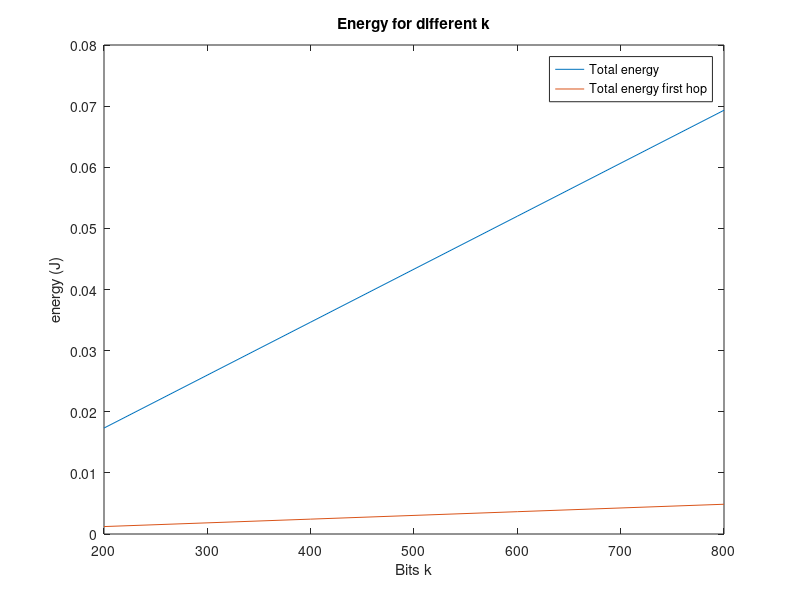

Recreate this plot in MATLAB.
% row -> hops, columns -> distance
dis = [0, 0, 0, 0,0,0,0,0;...
    50,45,55,52, 0,0,0,0;...
    100,90,110,104,95,97,102,105;...
    150,135,165,156,145,148,152,155];
num_hops = 4;
num_nodes = 8;

Eelec = 50*1e-9;
Eda = 0; %5*1e-9;
Eamp = 100*1e-12;
k_all = [25,50,75,100]*8;

trans_energy = zeros(3,8);
rec_energy = zeros(3,8);
tot_energy = zeros(3,8);

toenk = zeros(4,3,8);

average_energy_k = zeros(4,1);
average_energy_first_hop_k = zeros(4,1);
tot_energy_k = zeros(4,1);
tot_energy_fh_k = zeros(4,1);

for ck = 1:4
    k = k_all(ck);
    for hops = num_hops:-1:2
        for nodes = 1:num_nodes
            d = dis(hops,nodes) - dis(hops-1,nodes);
            trans_energy(hops,nodes) = k*(Eelec+Eda+Eamp*d^2); % Etx(k,d)
            rec_energy(hops,nodes) = Eelec*k;
            tot_energy(hops, nodes) = trans_energy(hops,nodes) + rec_energy(hops,nodes);
            toenk(ck,hops,nodes) = tot_energy(hops, nodes);
        end
        k = k*(9-hops);
    end
average_energy_k(ck) = sum(sum(tot_energy))/((num_hops-1)*num_nodes);
average_energy_first_hop_k(ck) = sum(sum(tot_energy(2,:)))/(3*num_nodes);
disp('Average energy: ');
disp(average_energy_k(ck));
disp('Average energy first hop: ');
disp(average_energy_first_hop_k(ck));
disp('Total energy: ');
tot_energy_k(ck) = sum(sum(tot_energy));
disp(tot_energy_k(ck));
tot_energy_fh_k(ck) = sum(sum(tot_energy(2,:)))/3;
disp('Total energy first hop: ');
disp(tot_energy_fh_k(ck));
end



%plot(k_all,average_energy_k);
%hold on,
%plot(k_all,average_energy_first_hop_k);
%hold on,
plot(k_all,tot_energy_k);
hold on,
plot(k_all,tot_energy_fh_k*(1/3));
xlabel('Bits k');
ylabel('energy (J)');
title('Energy for different k');
legend('Total energy', 'Total energy first hop');
% 'Average Energy','Average energy first hop',